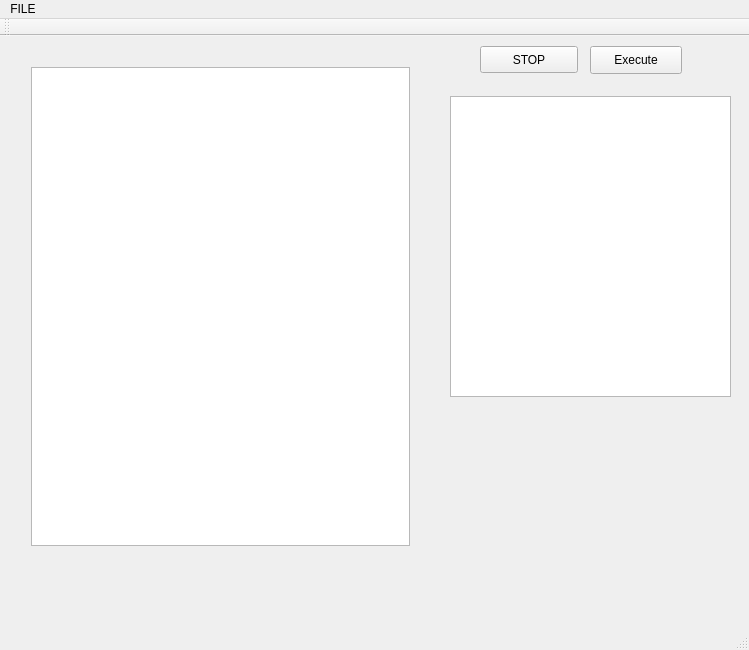
<?xml version="1.0" encoding="UTF-8"?>
<ui version="4.0">
 <class>MainWindow</class>
 <widget class="QMainWindow" name="MainWindow">
  <property name="windowModality">
   <enum>Qt::NonModal</enum>
  </property>
  <property name="enabled">
   <bool>true</bool>
  </property>
  <property name="geometry">
   <rect>
    <x>0</x>
    <y>0</y>
    <width>749</width>
    <height>650</height>
   </rect>
  </property>
  <property name="sizePolicy">
   <sizepolicy hsizetype="Fixed" vsizetype="Fixed">
    <horstretch>0</horstretch>
    <verstretch>0</verstretch>
   </sizepolicy>
  </property>
  <property name="minimumSize">
   <size>
    <width>749</width>
    <height>650</height>
   </size>
  </property>
  <property name="maximumSize">
   <size>
    <width>749</width>
    <height>650</height>
   </size>
  </property>
  <property name="windowTitle">
   <string>MainWindow</string>
  </property>
  <widget class="QWidget" name="centralWidget">
   <widget class="QTextEdit" name="textEdit_output">
    <property name="geometry">
     <rect>
      <x>450</x>
      <y>60</y>
      <width>281</width>
      <height>301</height>
     </rect>
    </property>
   </widget>
   <widget class="QPushButton" name="pushButton_exec">
    <property name="geometry">
     <rect>
      <x>590</x>
      <y>10</y>
      <width>92</width>
      <height>28</height>
     </rect>
    </property>
    <property name="text">
     <string>Execute</string>
    </property>
   </widget>
   <widget class="QWidget" name="gridLayoutWidget">
    <property name="geometry">
     <rect>
      <x>20</x>
      <y>20</y>
      <width>401</width>
      <height>501</height>
     </rect>
    </property>
    <layout class="QGridLayout" name="gridLayout">
     <property name="sizeConstraint">
      <enum>QLayout::SetDefaultConstraint</enum>
     </property>
     <item row="0" column="0">
      <widget class="QListWidget" name="listWidget"/>
     </item>
    </layout>
   </widget>
   <widget class="QPushButton" name="STOP">
    <property name="geometry">
     <rect>
      <x>480</x>
      <y>10</y>
      <width>98</width>
      <height>27</height>
     </rect>
    </property>
    <property name="text">
     <string>STOP</string>
    </property>
   </widget>
  </widget>
  <widget class="QMenuBar" name="menuBar">
   <property name="geometry">
    <rect>
     <x>0</x>
     <y>0</y>
     <width>749</width>
     <height>25</height>
    </rect>
   </property>
   <widget class="QMenu" name="menuFILE">
    <property name="title">
     <string>FILE</string>
    </property>
    <addaction name="actionADD_DIR"/>
    <addaction name="actionNEW_DISK"/>
    <addaction name="actionADD_SONG"/>
   </widget>
   <addaction name="menuFILE"/>
  </widget>
  <widget class="QToolBar" name="mainToolBar">
   <attribute name="toolBarArea">
    <enum>TopToolBarArea</enum>
   </attribute>
   <attribute name="toolBarBreak">
    <bool>false</bool>
   </attribute>
  </widget>
  <widget class="QStatusBar" name="statusBar"/>
  <action name="actionADD_DIR">
   <property name="text">
    <string>ADD DIR.</string>
   </property>
  </action>
  <action name="actionNEW_DISK">
   <property name="text">
    <string>NEW DISK</string>
   </property>
  </action>
  <action name="actionADD_SONG">
   <property name="text">
    <string>ADD SONG</string>
   </property>
  </action>
 </widget>
 <layoutdefault spacing="6" margin="11"/>
 <resources/>
 <connections/>
</ui>
